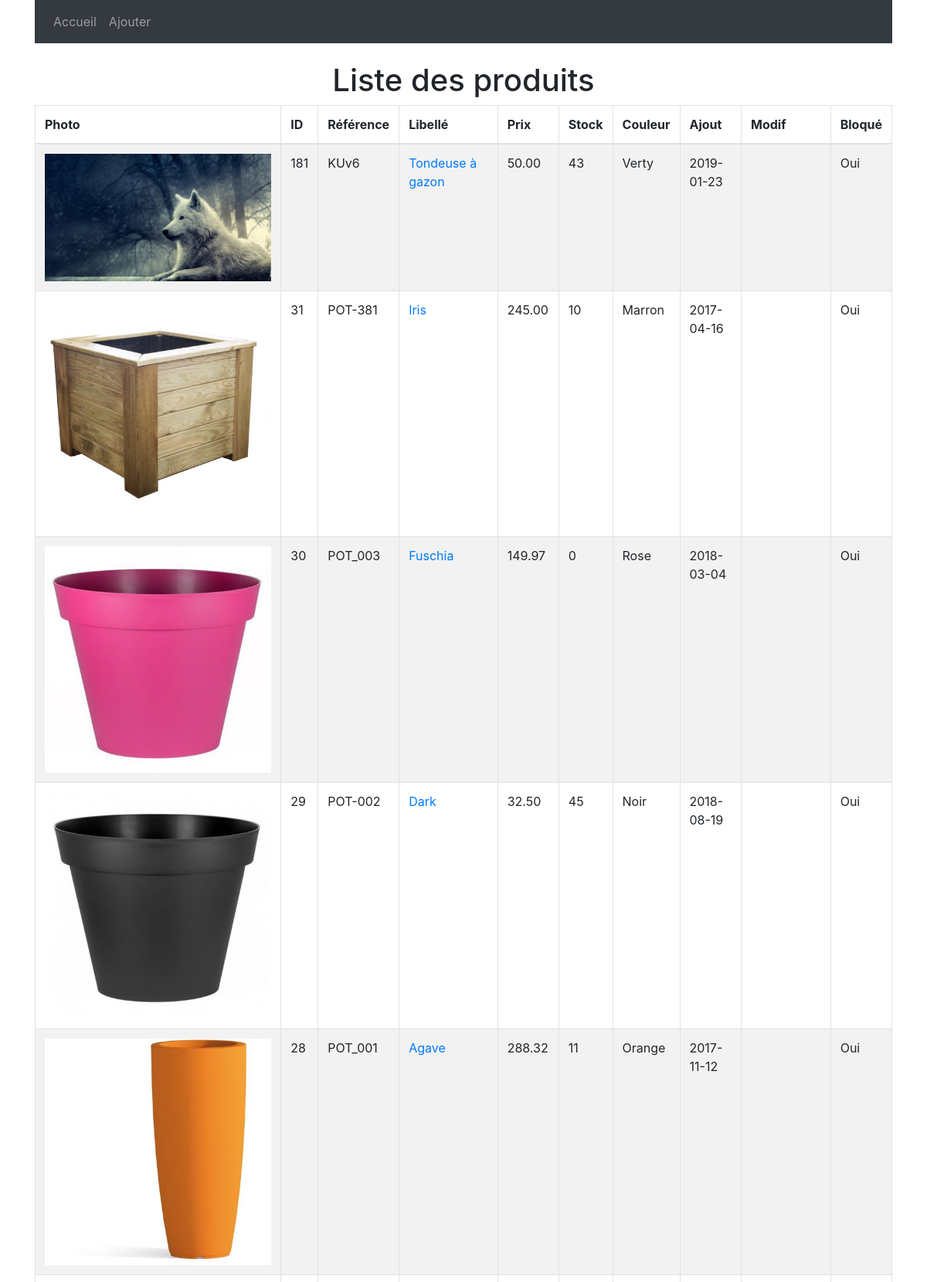
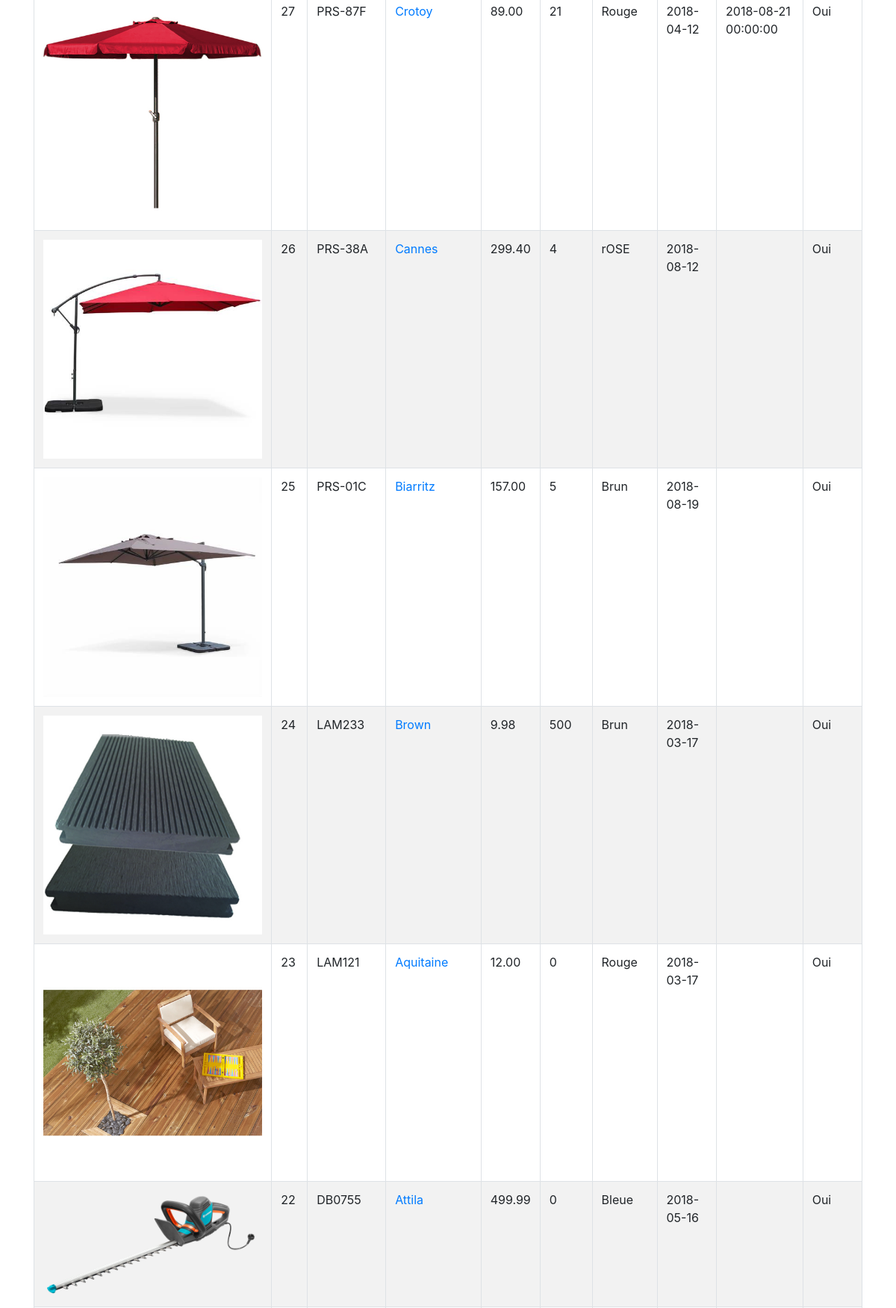
Page /view/list.php (upper part) on the committed database (2 pictures, top to bottom).
### tables this page shows
CREATE TABLE `produits` (
  `pro_id` int(10) UNSIGNED NOT NULL COMMENT 'Clé de la table produits',
  `pro_cat_id` int(10) UNSIGNED NOT NULL COMMENT 'Catégorie du produit',
  `pro_ref` varchar(10) NOT NULL COMMENT 'Référence produit',
  `pro_libelle` varchar(200) NOT NULL COMMENT 'Nom du produit',
  `pro_description` text DEFAULT NULL COMMENT 'Description du produit',
  `pro_prix` decimal(6,2) UNSIGNED DEFAULT NULL COMMENT 'Prix ',
  `pro_stock` int(11) DEFAULT 0 COMMENT 'Nombre d''unités en stock',
  `pro_couleur` varchar(30) DEFAULT NULL COMMENT 'Couleur',
  `pro_photo` varchar(255) DEFAULT 'jpg' COMMENT 'Extension de la photo',
  `pro_d_ajout` date NOT NULL DEFAULT current_timestamp() COMMENT 'Date d''ajout',
  `pro_d_modif` datetime DEFAULT NULL COMMENT 'Date de modification',
  `pro_bloque` tinyint(1) DEFAULT NULL COMMENT 'Bloquer le produit à la vente'
);

### view/list.php (the view, shortened to what this page needs)
<?php
if (file_exists("../database.php")) {
    $db = connection();
    $requete = "SELECT pro_photo, pro_id, pro_ref, pro_libelle, pro_prix, pro_stock, pro_couleur, pro_d_ajout, pro_d_modif, pro_bloque FROM produits ORDER BY pro_id DESC";
    $result = $db->query($requete);
}else{
    echo 'ERROR FICHIER DATABASE';
}
if (file_exists("../template/header.php")) {
    require '../template/header.php';
}else{
     echo 'ERROR FICHIER HEADER';
 }
?>
<br>
<h1 class="text-center">Liste des produits</h1>
<div class="table-responsive">
    <table class="table table-bordered table-striped">
        <tr style="background-color: white!important">
            <th>Photo</th>
            <th>ID</th>
            <th>Référence</th>
            <th>Libellé</th>
            <th>Prix</th>
            <th>Stock</th>
            <th>Couleur</th>
            <th>Ajout</th>
            <th>Modif</th>
            <th>Bloqué</th>
        </tr>
        <tbody>
        <?php
        if ($result->rowCount() > 0) {
            while ($row = $result->fetch(PDO::FETCH_OBJ))	{
                echo"<tr>";
                echo"<td><img src='../image/$row->pro_id.$row->pro_photo' class='img-fluid'></td>";
                echo"<td>$row->pro_id</td>";
                echo"<td>$row->pro_ref</td>";
                echo"<td><a href='detail.php?id=$row->pro_id' title='$row->pro_libelle'>$row->pro_libelle</a></td>";
                echo"<td>$row->pro_prix</td>";
                echo"<td>$row->pro_stock</td>";
                echo"<td>$row->pro_couleur</td>";
                echo"<td>$row->pro_d_ajout</td>";
                echo"<td>$row->pro_d_modif</td>";
                if($row->pro_bloque == 1){
                    echo"<td>Non</td>";
                }else{
                    echo"<td>Oui</td>";
                }
                echo"</tr>";
            }
        }
        ?>
        </tbody>
    </table>
</div>
<?php
 if (file_exists("../template/footer.php")) {
    require '../template/footer.php';
 }else{
     echo 'ERROR FICHIER FOOTER';
 }
?>

### template/header.php (shortened to what this page needs)
<!DOCTYPE html>
 <html lang="fr">
   <head>
	    <link rel="stylesheet" href="https://stackpath.bootstrapcdn.com/bootstrap/4.1.3/css/bootstrap.min.css">
    </head>
   <body>
    <div class="container">
      <nav class="navbar navbar-expand-lg navbar-dark bg-dark">
        <ul class="navbar-nav mr-auto">
            <li class="nav-item">
              <a class="nav-link" href="list.php">Accueil</a>
            </li>
            <li class="nav-item">
              <a class="nav-link" href="form_add.php">Ajouter</a>
            </li>
          </ul>
      </nav>

### template/footer.php (shortened to what this page needs)
  </body>
</html>

### rows in the picture
produits: shows a picture, pro_id "181", pro_ref "KUv6", pro_libelle "Tondeuse à gazon", pro_prix "50.00", pro_stock "43", pro_couleur "Verty", pro_d_ajout "2019-01-23", pro_bloque "Oui"
produits: shows a picture, pro_id "31", pro_ref "POT-381", pro_libelle "Iris", pro_prix "245.00", pro_stock "10", pro_couleur "Marron", pro_d_ajout "2017-04-16", shows "Oui"
produits: shows a picture, pro_id "30", pro_ref "POT_003", pro_libelle "Fuschia", pro_prix "149.97", pro_stock "0", pro_couleur "Rose", pro_d_ajout "2018-03-04", shows "Oui"
produits: shows a picture, pro_id "29", pro_ref "POT-002", pro_libelle "Dark", pro_prix "32.50", pro_stock "45", pro_couleur "Noir", pro_d_ajout "2018-08-19", shows "Oui"
produits: shows a picture, pro_id "28", pro_ref "POT_001", pro_libelle "Agave", pro_prix "288.32", pro_stock "11", pro_couleur "Orange", pro_d_ajout "2017-11-12", shows "Oui"
produits: shows a picture, pro_id "27", pro_ref "PRS-87F", pro_libelle "Crotoy", pro_prix "89.00", pro_stock "21", pro_couleur "Rouge", pro_d_ajout "2018-04-12", pro_d_modif "2018-08-21 00:00:00", shows "Oui"
produits: shows a picture, pro_id "26", pro_ref "PRS-38A", pro_libelle "Cannes", pro_prix "299.40", pro_stock "4", pro_couleur "rOSE", pro_d_ajout "2018-08-12", shows "Oui"
produits: shows a picture, pro_id "25", pro_ref "PRS-01C", pro_libelle "Biarritz", pro_prix "157.00", pro_stock "5", pro_couleur "Brun", pro_d_ajout "2018-08-19", shows "Oui"
produits: shows a picture, pro_id "24", pro_ref "LAM233", pro_libelle "Brown", pro_prix "9.98", pro_stock "500", pro_couleur "Brun", pro_d_ajout "2018-03-17", shows "Oui"
produits: shows a picture, pro_id "23", pro_ref "LAM121", pro_libelle "Aquitaine", pro_prix "12.00", pro_stock "0", pro_couleur "Rouge", pro_d_ajout "2018-03-17", shows "Oui"
produits: shows a picture, pro_id "22", pro_ref "DB0755", pro_libelle "Attila", pro_prix "499.99", pro_stock "0", pro_couleur "Bleue", pro_d_ajout "2018-05-16", shows "Oui"
